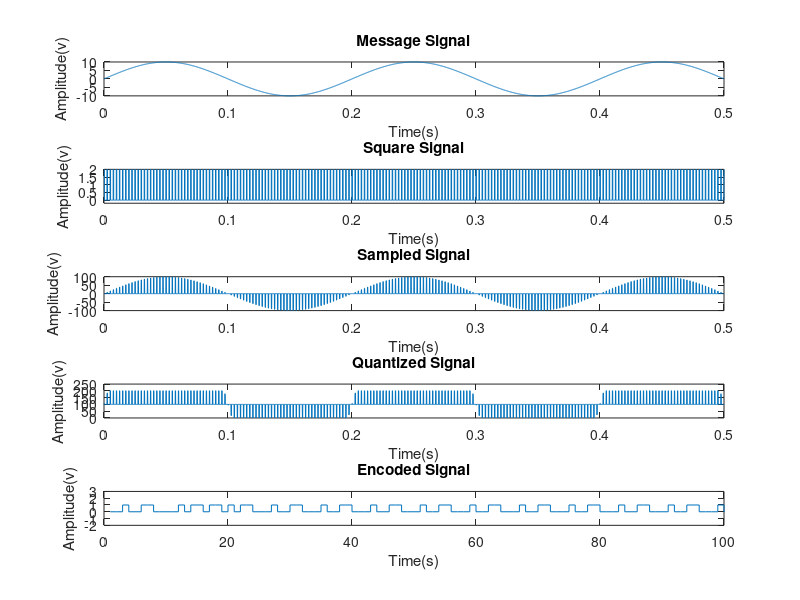

This figure's MATLAB source:
clc;
close all;
t=0:0.0001:0.5;
fm=5;
m=10*sin(2*pi*fm*t);
subplot(5,1,1), plot(t,m), title('Message Signal'), xlabel('Time(s)'), 
ylabel('Amplitude(v)');
s= 5.*(1+square(2*pi*400*t,10));
subplot(5,1,2), plot(t,s), title('Square Signal'), xlabel('Time(s)'), 
ylabel('Amplitude(v)'), axis([0 0.5 -0.2 2]);
x=m.*s;
partition= -10:0.1:10;
index= quantiz(x,partition);
subplot(5,1,3), plot(t,x), title('Sampled Signal'), xlabel('Time(s)'), 
ylabel('Amplitude(v)');
subplot(5,1,4), plot(t,index), title('Quantized Signal'), xlabel('Time(s)'), 
ylabel('Amplitude(v)');
p= de2bi(index,8);
l1=length(index);
k=1;

for i=1:l1
    for j= 1:8
        z(k)= p(i,j);
        k= k+1;
        j=j+1;
    end
i=i+1;
end

subplot(5,1,5), stairs(z), title('Encoded Signal'), xlabel('Time(s)');
ylabel('Amplitude(v)'), axis([0 100 -2 3]);